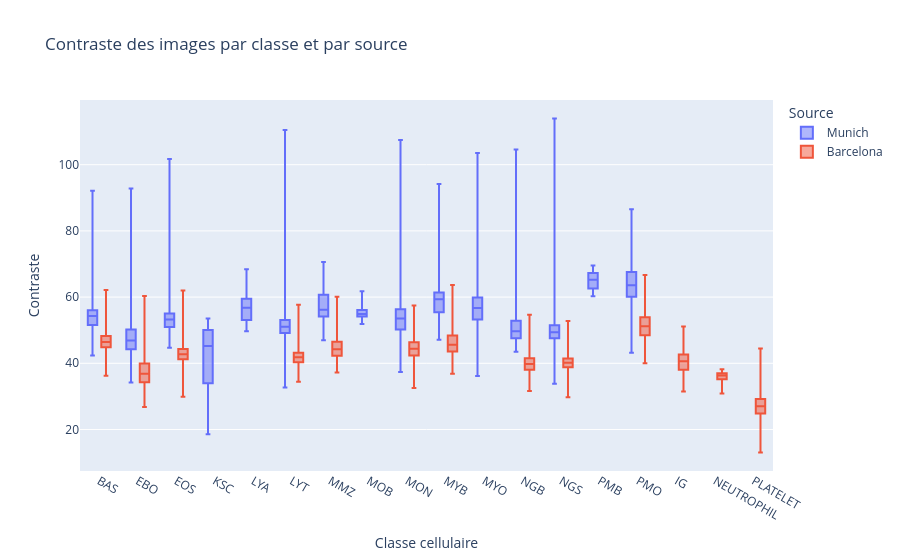

The cell this chart's notebook holds for it:
### Code cell
fig = px.box(
    df,
    x="class_code",
    y="contrast",
    color="source",
    category_orders={"class_code": df["class_code"].unique()},
    points=False,
    title="Contraste des images par classe et par source",
    labels={"class_code": "Classe", "contrast": "Contraste", "source": "Source"}
)

fig.update_layout(
    xaxis_title="Classe cellulaire",
    yaxis_title="Contraste",
    boxmode="group"
)

fig.show()

### Figure 1 — Plotly figure (JSON) as saved in the notebook; plotly's stock layout.template omitted (floating-point values rounded to 4 significant figures; data arrays with more than 128 entries replaced by an {"elided": "..."} marker saying what was removed)
{"data": [{"alignmentgroup": "True", "boxpoints": false, "hovertemplate": "Source=Munich<br>Classe=%{x}<br>Contraste=%{y}<extra></extra>", "legendgroup": "Munich", "marker": {"color": "#636efa"}, "name": "Munich", "notched": false, "offsetgroup": "Munich", "orientation": "v", "showlegend": true, "type": "box", "x": {"elided": "18365 str values"}, "x0": " ", "xaxis": "x", "y": {"elided": "18365 float values"}, "y0": " ", "yaxis": "y"}, {"alignmentgroup": "True", "boxpoints": false, "hovertemplate": "Source=Barcelona<br>Classe=%{x}<br>Contraste=%{y}<extra></extra>", "legendgroup": "Barcelona", "marker": {"color": "#EF553B"}, "name": "Barcelona", "notched": false, "offsetgroup": "Barcelona", "orientation": "v", "showlegend": true, "type": "box", "x": {"elided": "17092 str values"}, "x0": " ", "xaxis": "x", "y": {"elided": "17092 float values"}, "y0": " ", "yaxis": "y"}], "layout": {"boxmode": "group", "legend": {"title": {"text": "Source"}, "tracegroupgap": 0}, "title": {"text": "Contraste des images par classe et par source"}, "xaxis": {"anchor": "y", "categoryarray": ["BAS", "EBO", "EOS", "KSC", "LYA", "LYT", "MMZ", "MOB", "MON", "MYB", "MYO", "NGB", "NGS", "PMB", "PMO", "IG", "NEUTROPHIL", "PLATELET"], "categoryorder": "array", "domain": [0, 1], "title": {"text": "Classe cellulaire"}}, "yaxis": {"anchor": "x", "domain": [0, 1], "title": {"text": "Contraste"}}}}
